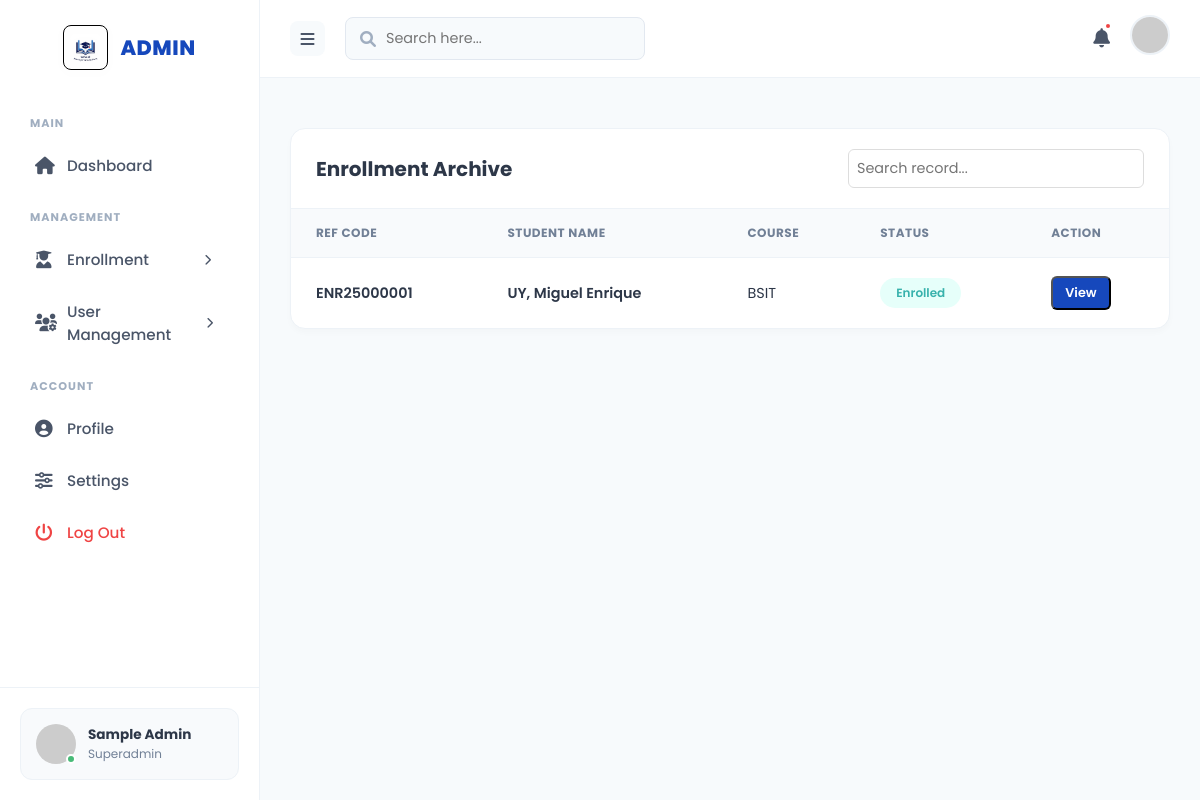
Screenshot of /Admin/Module/Enrollment-History.php (signed in) with the database file from the repository.
### tables this page shows
CREATE TABLE IF NOT EXISTS enrollments (
    enrollmentId INT AUTO_INCREMENT PRIMARY KEY,
    reference_code VARCHAR(20) UNIQUE NOT NULL,
    admission_type VARCHAR(50) NOT NULL,
    course_id INT,
    year_level VARCHAR(50) NOT NULL,
    first_name VARCHAR(100) NOT NULL,
    middle_name VARCHAR(100),
    last_name VARCHAR(100) NOT NULL,
    gender VARCHAR(10) NOT NULL,
    birthdate DATE NOT NULL,
    contact_number VARCHAR(20) NOT NULL,
    email VARCHAR(255) NOT NULL UNIQUE,
    address TEXT NOT NULL,
    birth_cert VARCHAR(255),
    form_138 VARCHAR(255),
    id_picture VARCHAR(255) NOT NULL,
    form_137 VARCHAR(255),
    good_moral VARCHAR(255),
    barangay_clearance VARCHAR(255),
    guardian_first VARCHAR(100) NOT NULL,
    guardian_middle VARCHAR(100),
    guardian_last VARCHAR(100) NOT NULL,
    guardian_email VARCHAR(255) NOT NULL,
    guardian_contact VARCHAR(20) NOT NULL,
    relationship VARCHAR(50) NOT NULL,
    guardian_address TEXT NOT NULL,
    primary_school VARCHAR(255) NOT NULL,
    primary_year VARCHAR(10) NOT NULL,
    secondary_school VARCHAR(255) NOT NULL,
    secondary_year VARCHAR(10) NOT NULL,
    status VARCHAR(50) DEFAULT 'Pending Review',
    created_at TIMESTAMP DEFAULT CURRENT_TIMESTAMP,
    FOREIGN KEY (course_id) REFERENCES courses(courseId)
);

CREATE TABLE IF NOT EXISTS courses (
    courseId INT AUTO_INCREMENT PRIMARY KEY,
    course_name VARCHAR(255) NOT NULL,
    course_code VARCHAR(20) NOT NULL UNIQUE,
    department VARCHAR(100)
);

### Admin/Module/Enrollment-History.php (the view, shortened to what this page needs)
<?php
require_once '../../Database/config.php';
try {
    $stmt = $pdo->query("SELECT e.*, c.course_code, c.course_name FROM enrollments e LEFT JOIN courses c ON e.course_id = c.courseId WHERE e.status IN ('Enrolled', 'Rejected') ORDER BY e.created_at DESC");
    $history = $stmt->fetchAll();
} catch (PDOException $e) {
    $history = [];
}
?>
<!DOCTYPE html>
<html lang="en">
<head>
    <link rel="stylesheet" href="https://cdnjs.cloudflare.com/ajax/libs/font-awesome/6.0.0/css/all.min.css">
    <link rel="stylesheet" href="../assets/admin.css">
</head>
<body>
    <?php include '../Components/Side-bar.php'; ?>
    <div class="main-wrapper">
        <?php include '../Components/Head-bar.php'; ?>
        <div class="content-area">
            <div class="table-container">
                <div class="table-header">
                    <h2>Enrollment Archive</h2>
                    <div style="display:flex; gap:10px;">
                        <input type="text" placeholder="Search record..."
                            style="padding:8px; border:1px solid #ddd; border-radius:6px; font-size:0.9rem;">
                    </div>
                </div>
                <div class="table-responsive">
                    <table>
                        <thead>
                            <tr>
                                <th>Ref Code</th>
                                <th>Student Name</th>
                                <th>Course</th>
                                <th>Status</th>
                                <th>Action</th>
                            </tr>
                        </thead>
                        <tbody>
                            <?php foreach ($history as $h): ?>
                                <tr>
                                    <td class="ref-code"><?php echo htmlspecialchars($h->reference_code); ?></td>
                                    <td class="student-name">
                                        <?php echo htmlspecialchars($h->last_name . ", " . $h->first_name); ?>
                                    </td>
                                    <td><?php echo htmlspecialchars($h->course_code); ?></td>
                                    <td>
                                        <span
                                            class="status-badge <?php echo ($h->status == 'Enrolled') ? 'status-enrolled' : 'status-reject'; ?>"
                                            style="<?php echo ($h->status == 'Rejected') ? 'background:#fee2e2; color:#b91c1c;' : ''; ?>">
                                            <?php echo htmlspecialchars($h->status); ?>
                                        </span>
                                    </td>
                                    <td>
                                        <button class="btn-view" style="padding: 6px 12px; font-size: 0.8rem;"
                                            onclick='viewArchive(<?php echo json_encode($h); ?>)'>View</button>
                                    </td>
                                </tr>
                            <?php endforeach; ?>
                        </tbody>
                    </table>
                </div>
            </div>
        </div>
    </div>
</body>
</html>

### Admin/assets/admin.css (style rules this page uses)
:root { --primary-blue: #1648bc; --bg-light: #f7fafc; --text-dark: #2d3748; --text-gray: #718096; --border-color: #edf2f7; }
* { margin: 0; padding: 0; box-sizing: border-box; font-family: 'Poppins', sans-serif; }
body { background: var(--bg-light); display: flex; min-height: 100vh; }
.main-wrapper { flex: 1; display: flex; flex-direction: column; overflow-x: hidden; }
.content-area { padding: 30px; flex: 1; }
.table-container { background: white; border-radius: 15px; box-shadow: 0 4px 6px rgba(0, 0, 0, 0.02); overflow: hidden; margin-top: 20px; border: 1px solid var(--border-color); }
.table-header { padding: 20px 25px; border-bottom: 1px solid var(--border-color); display: flex; justify-content: space-between; align-items: center; }
.table-header h2 { font-size: 1.25rem; font-weight: 700; color: var(--text-dark); }
.table-responsive { overflow-x: auto; }
table { width: 100%; border-collapse: collapse; text-align: left; }
thead th { background: #f8fafc; padding: 15px 25px; font-size: 0.75rem; font-weight: 700; color: var(--text-gray); text-transform: uppercase; letter-spacing: 0.5px; border-bottom: 1px solid var(--border-color); }
tbody td { padding: 18px 25px; font-size: 0.9rem; color: var(--text-dark); border-bottom: 1px solid var(--border-color); vertical-align: middle; }
tbody tr:last-child td { border-bottom: none; }
.ref-code { font-weight: 600; color: var(--text-dark); }
.student-name { font-weight: 600; color: var(--text-dark); }
.status-badge { padding: 6px 16px; border-radius: 20px; font-size: 0.75rem; font-weight: 600; display: inline-block; }
.status-enrolled { background: #e6fffa; color: #38b2ac; }
.btn-view { background: var(--primary-blue); color: white; padding: 8px 24px; border-radius: 6px; text-decoration: none; font-size: 0.85rem; font-weight: 600; transition: 0.3s; display: inline-block; }

### rows the page displays
enrollments: reference_code "ENR25000001", last_name+first_name "UY, Miguel Enrique", course.course_code "BSIT", status "Enrolled"

### other values shown
$_SESSION['role'] "Superadmin"
